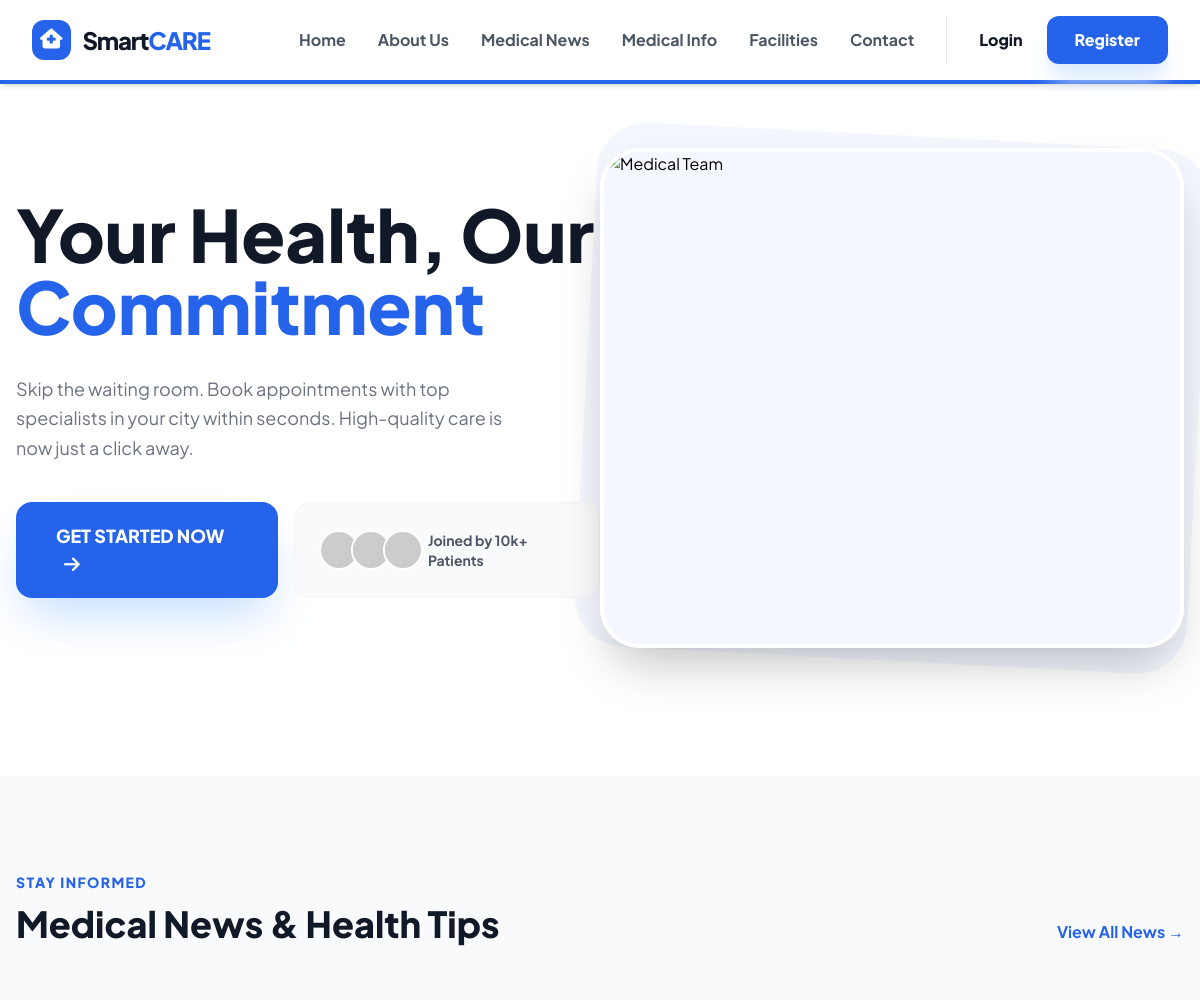
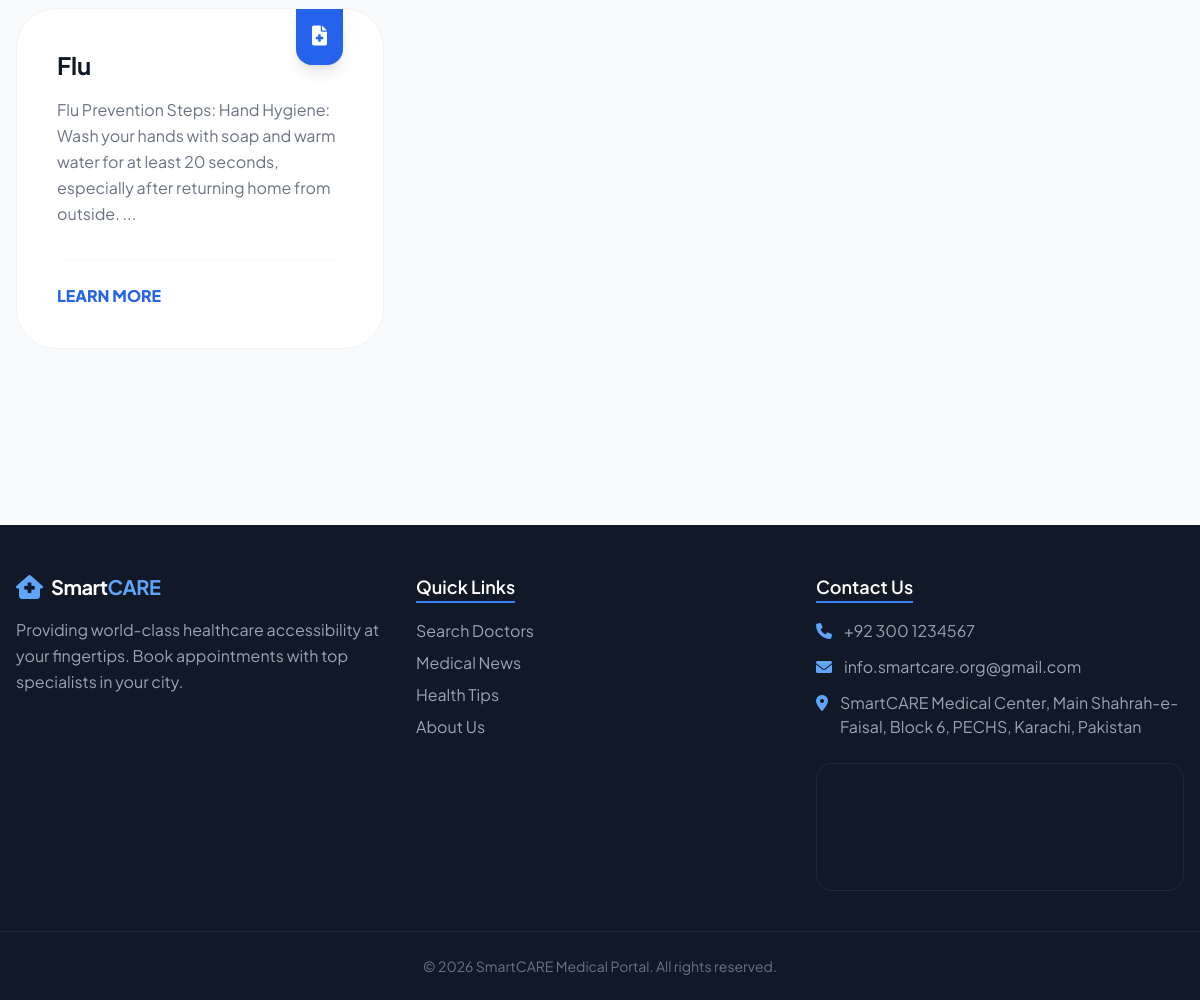
The page / on the database its author committed (2 pictures, top to bottom).
### tables this page shows
CREATE TABLE `medical_info` (
  `info_id` int(11) NOT NULL,
  `disease_name` varchar(150) DEFAULT NULL,
  `prevention` text DEFAULT NULL,
  `cure` text DEFAULT NULL,
  `info_image` varchar(255) DEFAULT NULL
);

### index.php (the view, shortened to what this page needs)
<?php
include('config/db.php');
?>
<!DOCTYPE html>
<html lang="en">
<head>
    <script src="https://cdn.tailwindcss.com"></script>
    <link rel="stylesheet" href="https://cdnjs.cloudflare.com/ajax/libs/font-awesome/6.0.0/css/all.min.css">
</head>
<body class="bg-[#F8FAFC]">
   <?php
    include('includes/header.php');
    ?>
    <header class="relative bg-white pt-16 pb-32 overflow-hidden">
        <div class="max-w-7xl mx-auto px-4 lg:flex items-center">
            <div class="lg:w-1/2 relative z-10 text-center lg:text-left">
                <h1 class="text-5xl lg:text-7xl font-extrabold text-gray-900 leading-[1.1] mb-8">
                    Your Health, Our <br> <span class="text-blue-600">Commitment</span>
                </h1>
                <p class="text-lg text-gray-500 mb-10 max-w-lg mx-auto lg:mx-0 leading-relaxed">
                    Skip the waiting room. Book appointments with top specialists in your city within seconds. High-quality care is now just a click away.
                </p>
                <div class="flex flex-col sm:flex-row justify-center lg:justify-start gap-4">
                    <a href="register.php" class="bg-blue-600 text-white px-10 py-5 rounded-2xl font-black text-lg shadow-2xl shadow-blue-200 hover:bg-blue-700 hover:-translate-y-1 transition duration-300">
                        GET STARTED NOW <i class="fa-solid fa-arrow-right ml-2"></i>
                    </a>
                    <div class="flex items-center px-6 py-4 bg-gray-50 rounded-2xl border border-gray-100">
                        <span class="flex -space-x-2">
                            <img class="w-10 h-10 rounded-full border-2 border-white" src="https://i.pravatar.cc/100?u=1" alt="user">
                            <img class="w-10 h-10 rounded-full border-2 border-white" src="https://i.pravatar.cc/100?u=2" alt="user">
                            <img class="w-10 h-10 rounded-full border-2 border-white" src="https://i.pravatar.cc/100?u=3" alt="user">
                        </span>
                        <span class="ml-3 text-sm font-bold text-gray-600">Joined by 10k+ Patients</span>
                    </div>
                </div>
            </div>
            <div class="lg:w-1/2 mt-16 lg:mt-0 relative">
                <img src="https://images.unsplash.com/photo-1579684385127-1ef15d508118?auto=format&fit=crop&q=80&w=1000"
                    class="rounded-[2.5rem] shadow-2xl relative z-10 border-4 border-white object-cover h-[500px] w-full" alt="Medical Team">
            </div>
        </div>
    </header>
    <section id="info" class="py-24">
        <div class="max-w-7xl mx-auto px-4">
            <div class="flex flex-col md:flex-row justify-between items-end mb-16">
                <div>
                    <h2 class="text-blue-600 font-black uppercase tracking-widest text-sm mb-3">Stay Informed</h2>
                    <h3 class="text-4xl font-extrabold text-gray-900">Medical News & Health Tips</h3>
                </div>
                <a href="medical_news.php" class="mt-4 md:mt-0 text-blue-600 font-bold hover:underline">View All News &rarr;</a>
            </div>
            <div class="grid grid-cols-1 md:grid-cols-3 gap-8">
                <?php
                $info_query = mysqli_query($conn, "SELECT * FROM medical_info LIMIT 3");
                if (mysqli_num_rows($info_query) > 0) {
                    while ($info = mysqli_fetch_assoc($info_query)) {
                ?>
                        <div class="hover-shadow bg-white p-10 rounded-[2.5rem] border border-gray-100 relative group">
                            <div class="absolute top-0 right-10 bg-blue-600 text-white p-4 rounded-b-2xl shadow-lg group-hover:bg-gray-900 transition-colors">
                                <i class="fa-solid fa-file-medical text-xl"></i>
                            </div>
                            <h4 class="text-2xl font-bold text-gray-900 mb-4"><?php echo $info['disease_name']; ?></h4>
                            <p class="text-gray-500 leading-relaxed mb-8">
                                <?php echo substr($info['prevention'], 0, 150); ?>...
                            </p>
                            <div class="pt-6 border-t border-gray-50">
                                <span class="text-blue-600 font-extrabold cursor-pointer hover:text-blue-800">LEARN MORE</span>
                            </div>
                        </div>
                <?php
                    }
                } else {
                    echo "<div class='col-span-3 text-center py-20 bg-white rounded-3xl shadow-inner border border-dashed border-gray-300 text-gray-400 font-medium'>No medical updates available at the moment.</div>";
                }
                ?>
            </div>
        </div>
    </section>
    <?php include('includes/footer.php'); ?>

### index.php (style rules this page uses)
body { font-family: 'Plus Jakarta Sans', sans-serif; }
html { scroll-behavior: smooth; }
.hover-shadow { transition: all 0.4s cubic-bezier(0.4, 0, 0.2, 1); }

### includes/header.php (style rules this page uses)
body { font-family: 'Plus Jakarta Sans', sans-serif; }

### rows shown on the page
medical_info: disease_name "Flu", prevention "Flu Prevention Steps: Hand Hygiene: Wash your hands with soap and warm water for at least 20 seconds, especially after returning home from outside."
